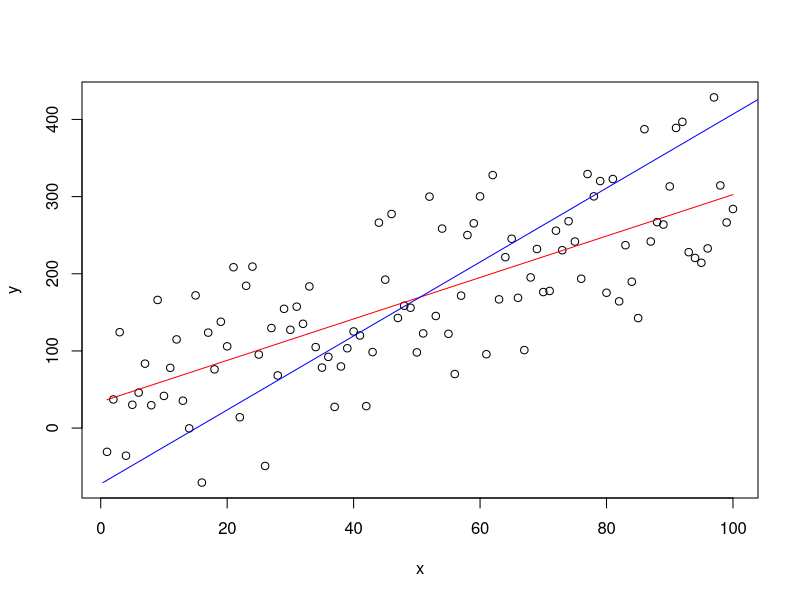
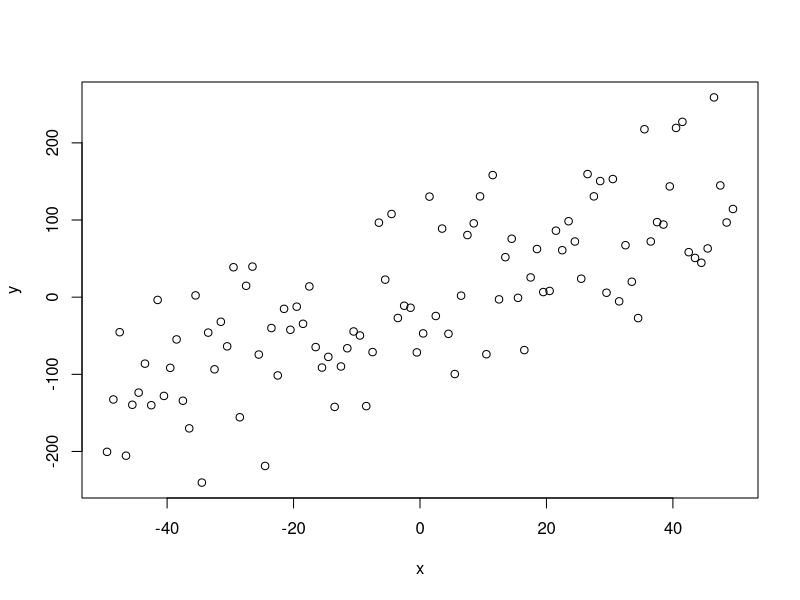
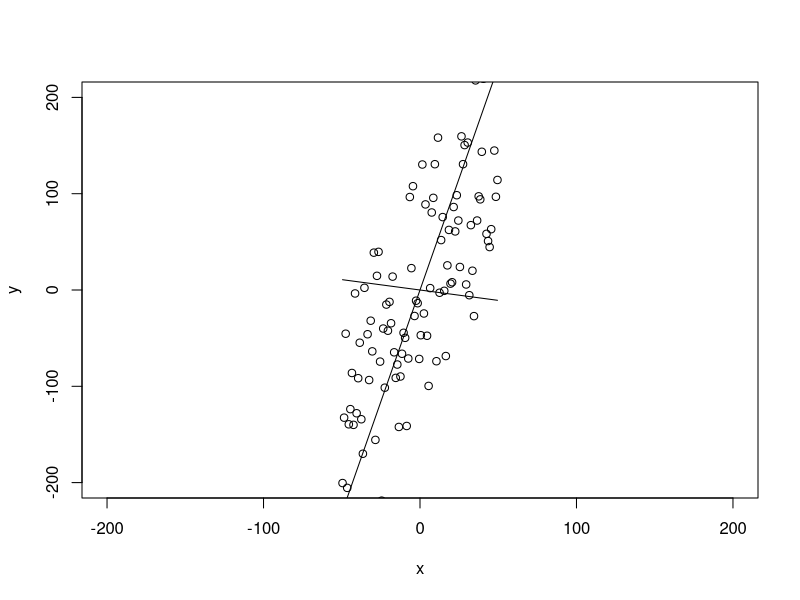
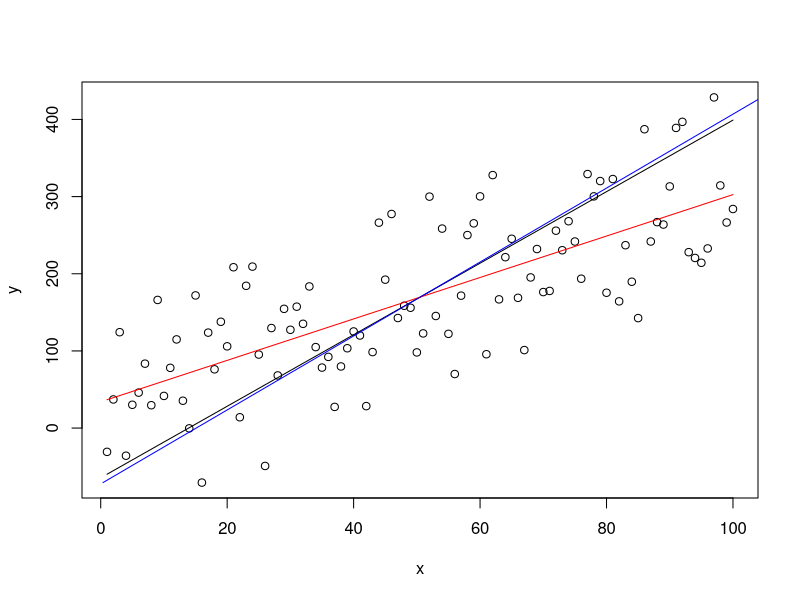

Here is the R script that generated these plots, in order:
## ---- chunk 1
set.seed(2)
x <- 1:100

y <- 20 + 3 * x
e <- rnorm(100, 0, 60)
y <- 20 + 3 * x + e

plot(x,y)
yx.lm <- lm(y ~ x)
lines(x, predict(yx.lm), col='red')

xy.lm <- lm(x ~ y)
lines(predict(xy.lm), y, col='blue')
## ---- chunk 2
# Normalized distribution
xyNorm <- cbind(x = x - mean(x), y = y - mean(y))
plot(xyNorm)

xyCov <- cov(xyNorm)
eigenValues <- eigen(xyCov)$values
eigenVectors <- eigen(xyCov)$vectors

# Plot xyNorm with lines in the direction of the eigenvectors
plot(xyNorm, ylim=c(-200,200), xlim=c(-200,200))
# Lines of normalized x vs normalized x in the direction of the FIRST eigenvector
lines(xyNorm[x], eigenVectors[2,1]/eigenVectors[1,1] * xyNorm[x])
# Lines of normalized x vs normalized x in the direction of the SECOND eigenvector
lines(xyNorm[x], eigenVectors[2,2]/eigenVectors[1,2] * xyNorm[x])

# Now we see the principal component is the first one. We need to de-normalize so we add the mean of y to our standard normal plot.
plot(x, y)
lines(x, (eigenVectors[2,1]/eigenVectors[1,1] * xyNorm[x]) + mean(y))
# This looks good! Line through the middle using PCA!

# what if we bring back our other two regressions?
yx.lm <- lm(y ~ x)
lines(x, predict(yx.lm), col='red')

xy.lm <- lm(x ~ y)
lines(predict(xy.lm), y, col='blue')

# The blue line is much closer to our PCA! Blue was x regressed on y.
